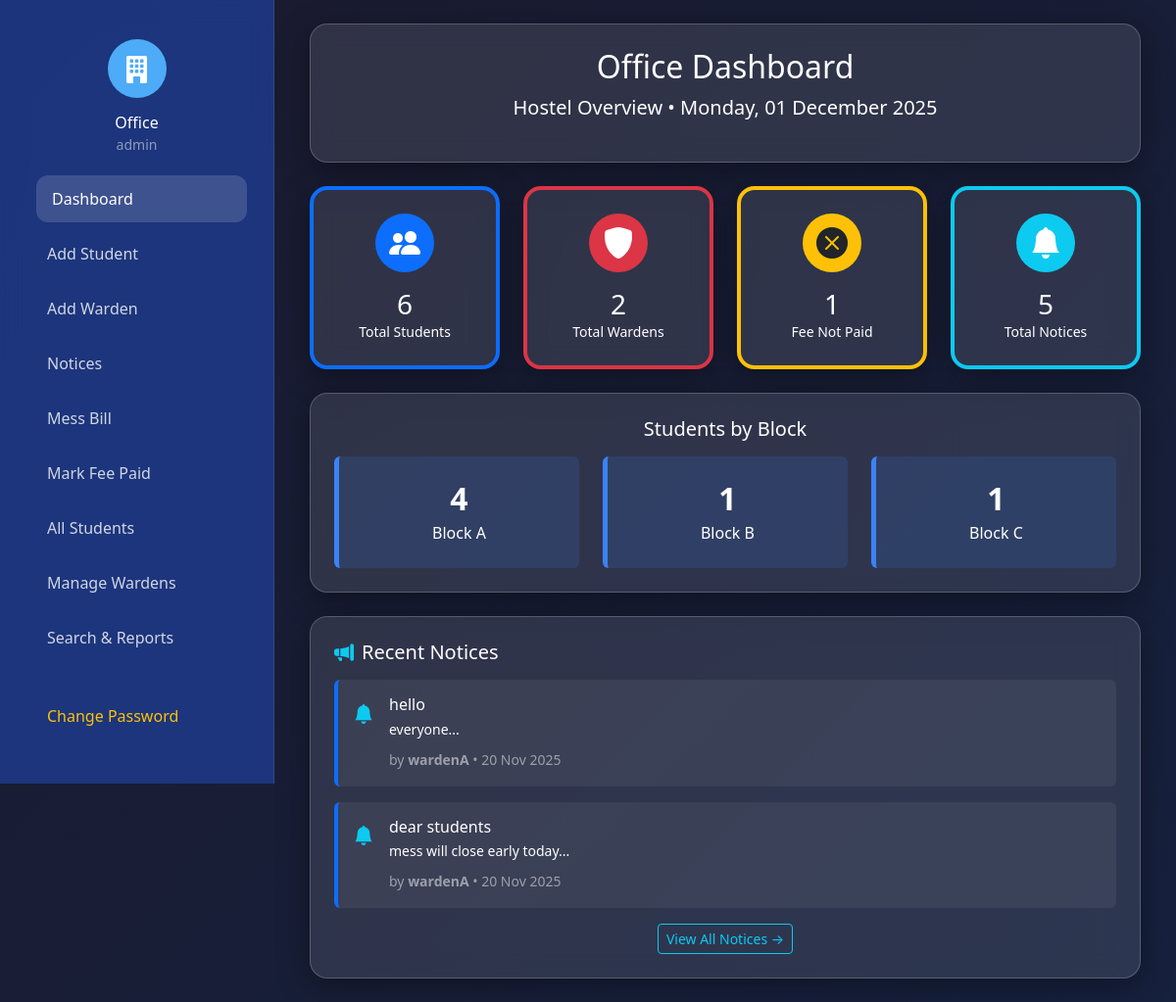
The page /dashboards/office.php (signed in) on the database its author committed.
### tables this page shows
CREATE TABLE `notices` (
  `id` int(11) NOT NULL,
  `title` varchar(100) NOT NULL,
  `content` text NOT NULL,
  `posted_by` int(11) NOT NULL,
  `block` varchar(10) DEFAULT NULL,
  `posted_at` timestamp NOT NULL DEFAULT current_timestamp(),
  `visible_to` enum('all','students','wardens') DEFAULT 'all',
  `target_audience` varchar(20) DEFAULT 'both'
);

CREATE TABLE `users` (
  `id` int(11) NOT NULL,
  `username` varchar(50) NOT NULL,
  `password` varchar(255) NOT NULL,
  `role` enum('student','warden','office') NOT NULL,
  `first_login` tinyint(1) DEFAULT 1,
  `created_at` timestamp NOT NULL DEFAULT current_timestamp(),
  `security_question` varchar(255) DEFAULT 'What is your mother''s maiden name?',
  `security_answer` varchar(255) DEFAULT NULL
);

### dashboards/office.php (the view, shortened to what this page needs)
<?php
include '../includes/db.php';
$students = $pdo->query("SELECT s.*, u.username FROM students s JOIN users u ON s.user_id = u.id ORDER BY s.name")->fetchAll();
$wardens = $pdo->query("SELECT w.*, u.username FROM wardens w JOIN users u ON w.user_id = u.id")->fetchAll();
$notices = $pdo->query("SELECT n.*, u.username, u.role FROM notices n JOIN users u ON n.posted_by = u.id ORDER BY n.posted_at DESC")->fetchAll();
$active_section = $_GET['section'] ?? 'dashboard';
function url_with_section($section = null, $extra = []) {
    $params = $extra;
    if ($section !== null) $params['section'] = $section;
    elseif (isset($_GET['section'])) $params['section'] = $_GET['section'];
    return $params ? '?' . http_build_query($params) : '?';
}
?>
<!DOCTYPE html>
<html lang="en">
<head>
    <link href="https://cdn.jsdelivr.net/npm/bootstrap@5.3.3/dist/css/bootstrap.min.css" rel="stylesheet">
    <link href="https://cdn.jsdelivr.net/npm/bootstrap-icons@1.11.3/font/bootstrap-icons.min.css" rel="stylesheet">
    <link rel="stylesheet" href="../assets/css/style.css">
</head>
<body class="dashboard-bg">
<div class="sidebar">
    <div class="p-3 text-center">
        <div class="logo-circle mx-auto mb-3">
            <i class="bi bi-building-fill text-white fs-3"></i>
        </div>
        <h6 class="text-white mb-0">Office</h6>
        <small class="text-white-50"><?= htmlspecialchars($_SESSION['username']) ?></small>
    </div>
    <div class="nav-container">
        <ul class="nav flex-column">
            <li class="nav-item"><a href="?" class="nav-link <?= $active_section=='dashboard'?'active':'' ?>">Dashboard</a></li>
            <li class="nav-item"><a href="<?= url_with_section('addstudent') ?>" class="nav-link <?= $active_section=='addstudent'?'active':'' ?>">Add Student</a></li>
            <li class="nav-item"><a href="<?= url_with_section('addwarden') ?>" class="nav-link <?= $active_section=='addwarden'?'active':'' ?>">Add Warden</a></li>
            <li class="nav-item"><a href="<?= url_with_section('notices') ?>" class="nav-link <?= $active_section=='notices'?'active':'' ?>">Notices</a></li>
            <li class="nav-item"><a href="<?= url_with_section('messbill') ?>" class="nav-link <?= $active_section=='messbill'?'active':'' ?>">Mess Bill</a></li>
            <li class="nav-item"><a href="<?= url_with_section('feepaid') ?>" class="nav-link <?= $active_section=='feepaid'?'active':'' ?>">Mark Fee Paid</a></li>
            <li class="nav-item"><a href="<?= url_with_section('students') ?>" class="nav-link <?= $active_section=='students'?'active':'' ?>">All Students</a></li>
            <li class="nav-item"><a href="<?= url_with_section('wardens') ?>" class="nav-link <?= $active_section=='wardens'?'active':'' ?>">Manage Wardens</a></li>
            <li class="nav-item"><a href="<?= url_with_section('reports') ?>" class="nav-link <?= $active_section=='reports'?'active':'' ?>">Search & Reports</a></li>
            <li class="nav-item mt-4"><a href="#" class="nav-link text-warning" data-bs-toggle="modal" data-bs-target="#changePasswordModal">Change Password</a></li>
            <li class="nav-item"><a href="../logout.php" class="nav-link text-danger">Logout</a></li>
        </ul>
    </div>
</div>
<div class="main-content p-4">
    <div class="container-fluid">
        <div id="dashboard" class="content-section <?= $active_section=='dashboard'?'active':'' ?>" style="display: <?= $active_section=='dashboard'?'block':'none' ?>;">
            <div class="welcome-card glass-card p-4 mb-4 text-center">
                <h2 class="text-white mb-2">Office Dashboard</h2>
                <p class="text-white-75 fs-5">Hostel Overview • <?= date('l, d F Y') ?></p>
            </div>
            <?php
            $total_students = count($students);
            $total_wardens = count($wardens);
            $unpaid_fees = $pdo->query("SELECT COUNT(*) FROM students WHERE fee_status = 'not_paid'")->fetchColumn();
            $total_notices = count($notices);
            $block_a = $pdo->query("SELECT COUNT(*) FROM students WHERE block = 'A'")->fetchColumn();
            $block_b = $pdo->query("SELECT COUNT(*) FROM students WHERE block = 'B'")->fetchColumn();
            $block_c = $pdo->query("SELECT COUNT(*) FROM students WHERE block = 'C'")->fetchColumn();
            ?>
            <div class="row g-4 mb-4">
                <div class="col-md-3 col-6">
                    <div class="glass-card p-4 text-center h-100 border-start border-4 border-primary">
                        <div class="icon-circle bg-primary mx-auto mb-3">
                            <i class="bi bi-people-fill fs-2 text-white"></i>
                        </div>
                        <h3 class="text-white mb-0"><?= number_format($total_students) ?></h3>
                        <p class="text-white-75 small mb-0">Total Students</p>
                    </div>
                </div>
                <div class="col-md-3 col-6">
                    <div class="glass-card p-4 text-center h-100 border-start border-4 border-danger">
                        <div class="icon-circle bg-danger mx-auto mb-3">
                            <i class="bi bi-shield-fill fs-2 text-white"></i>
                        </div>
                        <h3 class="text-white mb-0"><?= number_format($total_wardens) ?></h3>
                        <p class="text-white-75 small mb-0">Total Wardens</p>
                    </div>
                </div>
                <div class="col-md-3 col-6">
                    <div class="glass-card p-4 text-center h-100 border-start border-4 border-warning">
                        <div class="icon-circle bg-warning mx-auto mb-3">
                            <i class="bi bi-x-circle-fill fs-2 text-dark"></i>
                        </div>
                        <h3 class="text-white mb-0"><?= number_format($unpaid_fees) ?></h3>
                        <p class="text-white-75 small mb-0">Fee Not Paid</p>
                    </div>
                </div>
                <div class="col-md-3 col-6">
                    <div class="glass-card p-4 text-center h-100 border-start border-4 border-info">
                        <div class="icon-circle bg-info mx-auto mb-3">
                            <i class="bi bi-bell-fill fs-2 text-white"></i>
                        </div>
                        <h3 class="text-white mb-0"><?= number_format($total_notices) ?></h3>
                        <p class="text-white-75 small mb-0">Total Notices</p>
                    </div>
                </div>
            </div>
            <div class="glass-card p-4 mb-4">
                <h5 class="text-white mb-3 text-center">Students by Block</h5>
                <div class="row g-4 text-center">
                    <div class="col-md-4 col-12">
                        <div class="p-4 rounded" style="background: rgba(59, 130, 246, 0.15); border-left: 5px solid #3b82f6;">
                            <h2 class="text-white mb-1 fw-bold"><?= number_format($block_a) ?></h2>
                            <p class="text-white mb-0">Block A</p>
                        </div>
                    </div>
                    <div class="col-md-4 col-12">
                        <div class="p-4 rounded" style="background: rgba(59, 130, 246, 0.15); border-left: 5px solid #3b82f6;">
                            <h2 class="text-white mb-1 fw-bold"><?= number_format($block_b) ?></h2>
                            <p class="text-white mb-0">Block B</p>
                        </div>
                    </div>
                    <div class="col-md-4 col-12">
                        <div class="p-4 rounded" style="background: rgba(59, 130, 246, 0.15); border-left: 5px solid #3b82f6;">
                            <h2 class="text-white mb-1 fw-bold"><?= number_format($block_c) ?></h2>
                            <p class="text-white mb-0">Block C</p>
                        </div>
                    </div>
                </div>
            </div>
            <?php if($notices): ?>
            <div class="glass-card p-4">
                <h5 class="text-white mb-3"><i class="bi bi-megaphone-fill text-info me-2"></i>Recent Notices</h5>
                <div class="row g-3">
                    <?php foreach(array_slice($notices, 0, 2) as $n): ?>
                        <div class="col-12">
                            <div class="p-3 rounded d-flex align-items-start" style="background: rgba(255,255,255,0.06); border-left: 4px solid #0d6efd;">
                                <div class="me-3 mt-1">
                                    <i class="bi bi-bell-fill text-info fs-5"></i>
                                </div>
                                <div class="flex-grow-1">
                                    <h6 class="text-white mb-1"><?= htmlspecialchars($n['title']) ?></h6>
                                    <p class="text-white-75 small mb-2"><?= substr(htmlspecialchars($n['content']), 0, 110) ?>...</p>
                                    <small class="text-white-50">
                                        by <strong><?= htmlspecialchars($n['username']) ?></strong> • <?= date('d M Y', strtotime($n['posted_at'])) ?>
                                    </small>
                                </div>
                            </div>
                        </div>
                    <?php endforeach; ?>
                </div>
                <?php if($total_notices > 3): ?>
                    <div class="text-center mt-3">
                        <a href="<?= url_with_section('notices') ?>" class="btn btn-outline-info btn-sm">View All Notices →</a>
                    </div>
                <?php endif; ?>
            </div>
            <?php endif; ?>
        </div>
    </div>
</div>
</body>
</html>

### assets/css/style.css (style rules this page uses)
.glass-card { background: rgba(255, 255, 255, 0.08); backdrop-filter: blur(14px); -webkit-backdrop-filter: blur(14px); border: 1px solid rgba(255, 255, 255, 0.15); border-radius: 20px; box-shadow: 0 8px 32px rgba(0, 0, 0, 0.37); }
.dashboard-bg { background: linear-gradient(135deg, #1a1a2e, #16213e); min-height: 100vh; color: white; }
.sidebar { position: fixed; top: 0; left: 0; width: 280px; height: 100vh; background: rgba(30, 58, 138, 0.8); backdrop-filter: blur(10px); padding: 1.5rem 1rem; border-right: 1px solid rgba(255,255,255,0.1); z-index: 1000; }
.logo-circle { width: 60px; height: 60px; background: #4dabf7; border-radius: 50%; display: flex; align-items: center; justify-content: center; }
.nav-link { color: rgba(255,255,255,0.8); padding: 0.75rem 1rem; border-radius: 12px; margin: 0.3rem 0; transition: all 0.3s; display: flex; align-items: center; }
.nav-link:hover, .nav-link.active { background: rgba(255,255,255,0.15); color: white; transform: translateX(5px); }
.main-content { margin-left: 280px; padding: 2rem; }
.welcome-card, .service-card, .glass-card { background: rgba(255, 255, 255, 0.1); backdrop-filter: blur(12px); border: 1px solid rgba(255, 255, 255, 0.2); border-radius: 18px; transition: transform 0.3s; }
.icon-circle { width: 60px; height: 60px; border-radius: 50%; display: flex; align-items: center; justify-content: center; }
.sidebar .nav-container { flex: 1; overflow-y: auto; padding: 0 1rem; -ms-overflow-style: none; scrollbar-width: none; }
.sidebar { position: fixed; top: 0; left: 0; width: 280px; height: 100vh; background: rgba(30, 58, 138, 0.85); backdrop-filter: blur(12px); border-right: 1px solid rgba(255,255,255,0.1); display: flex; flex-direction: column; z-index: 1000; }
.sidebar .nav-link { color: rgba(255,255,255,0.8); padding: 0.75rem 1rem; border-radius: 12px; margin: 0.25rem 0; transition: all 0.3s; display: flex; align-items: center; }
.sidebar .nav-link:hover, .sidebar .nav-link.active { background: rgba(255,255,255,0.15); color: white; transform: translateX(5px); }
.main-content { margin-left: 280px; min-height: 100vh; }
.content-section { display: none; }
.content-section.active { display: block; }

### rows shown on the page
notices: title "hello", content "everyone", posted_by.username "wardenA", posted_at "20 Nov 2025"
notices: title "dear students", content "mess will close early today", posted_by.username "wardenA", posted_at "20 Nov 2025"

### other values the page prints
$_SESSION['username'] "admin"
$total_students "6"
$total_wardens "2"
$unpaid_fees "1"
$total_notices "5"
$block_a "4"
$block_b "1"
$block_c "1"
